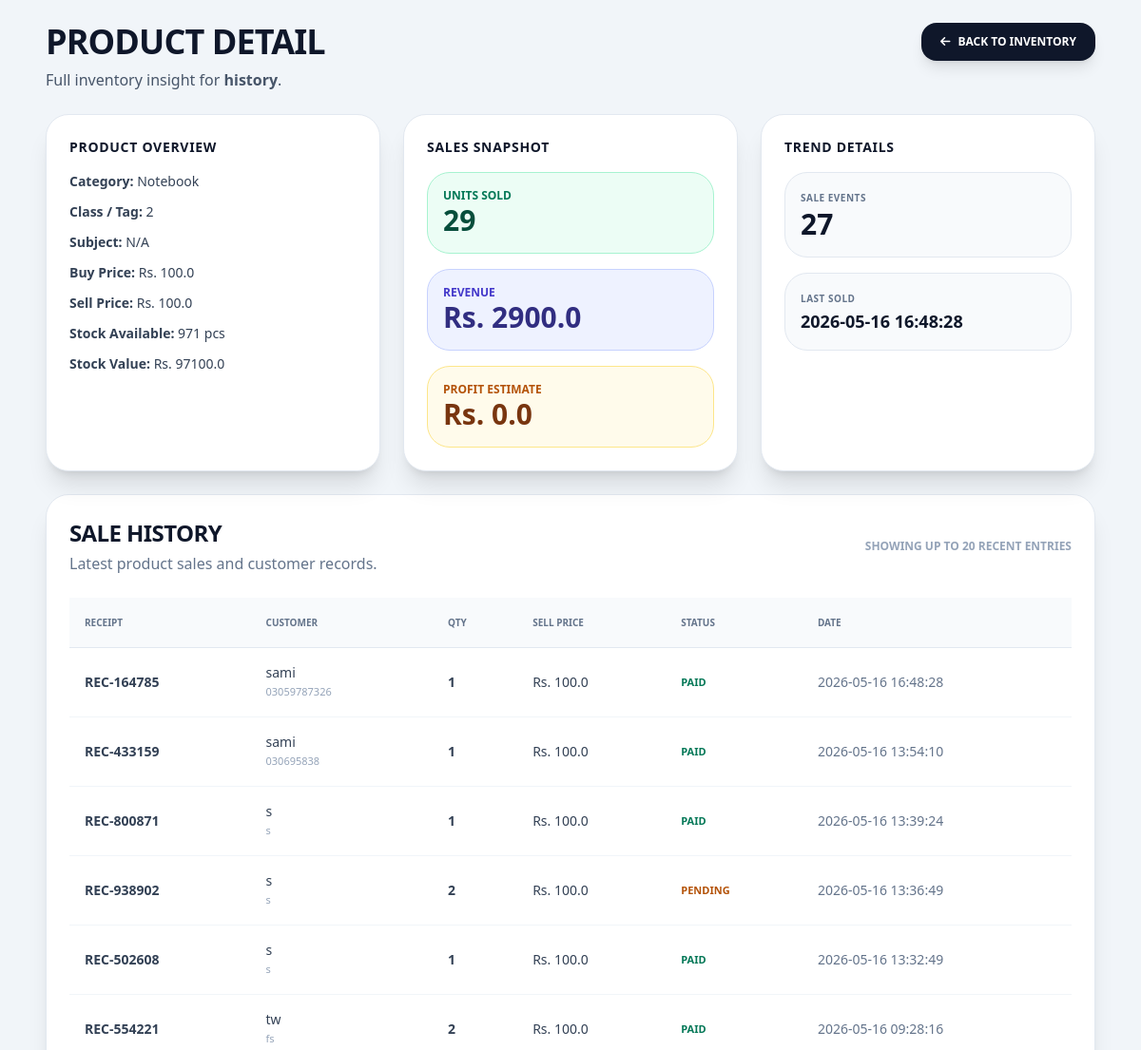
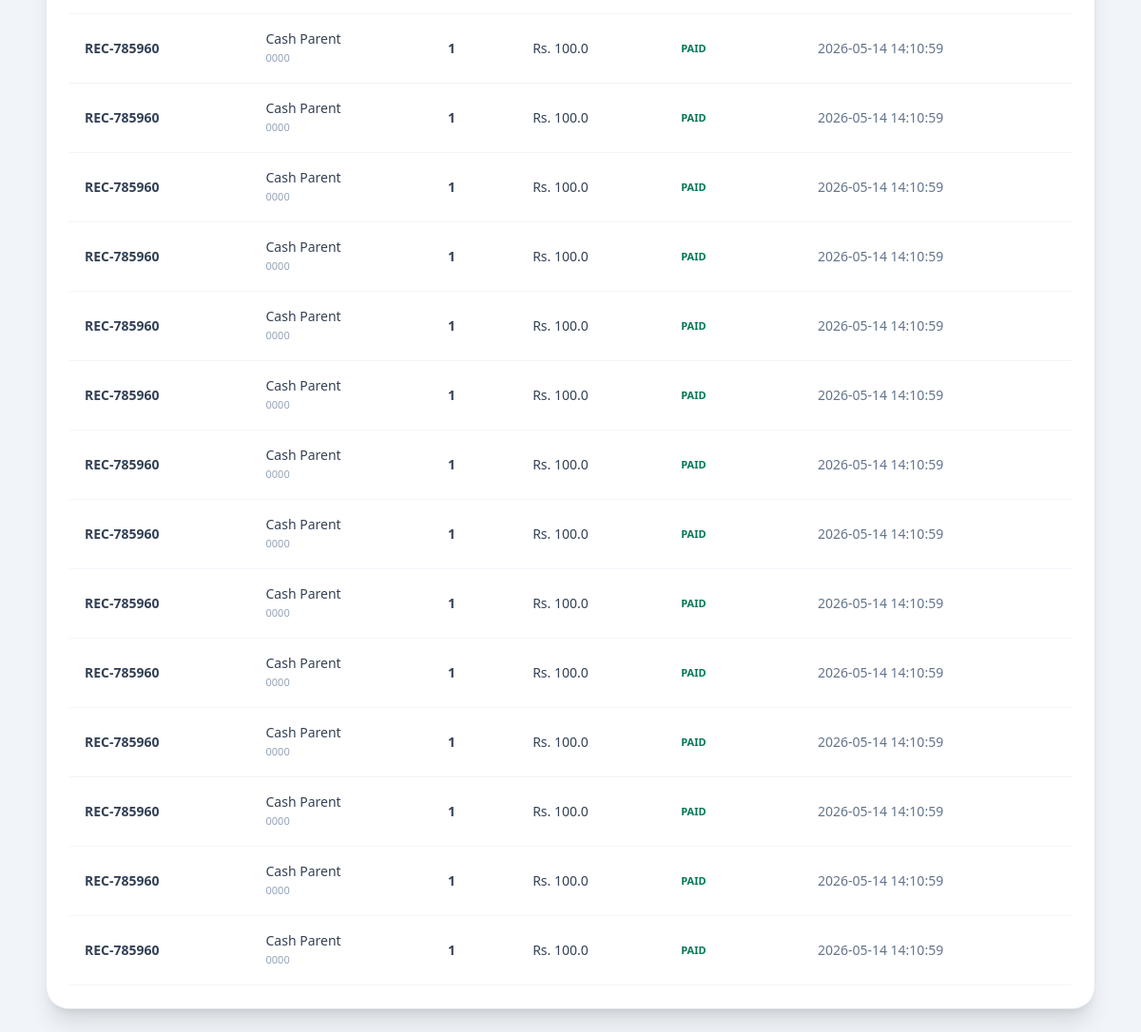
The app's page /product/16 (signed in), older data (2 pictures, top to bottom).
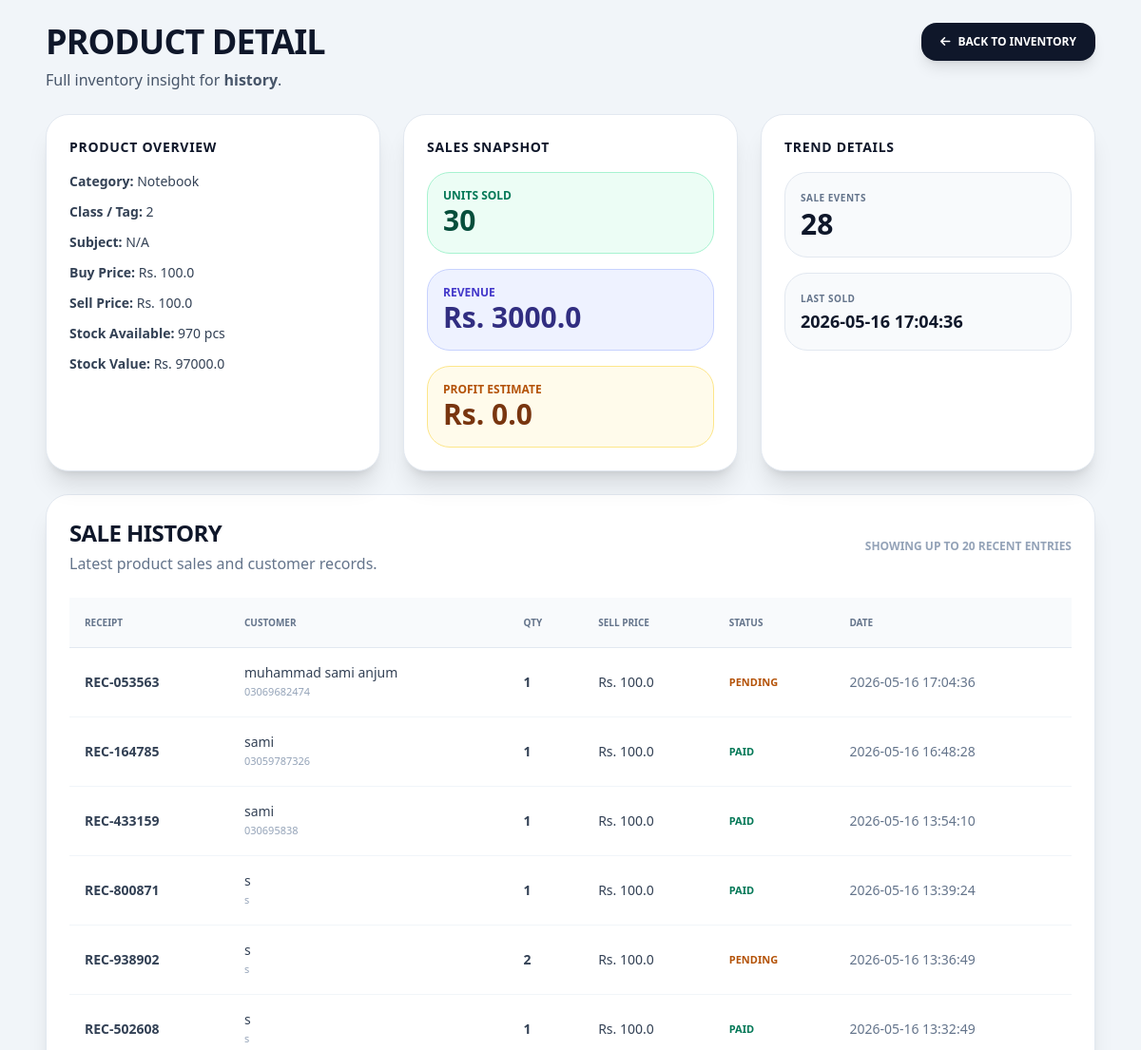
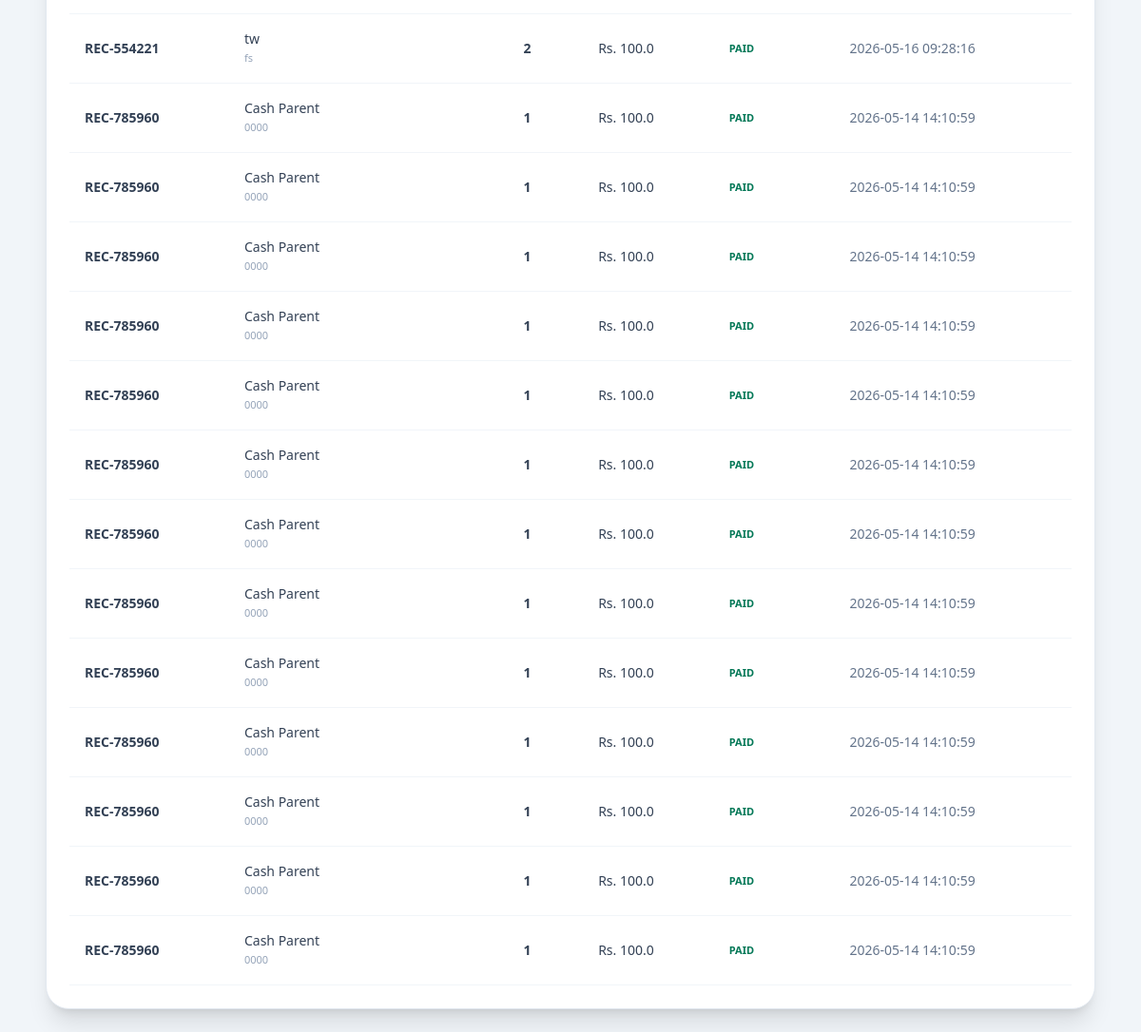
The same page, newer data (2 pictures, top to bottom).
### tables this page shows
CREATE TABLE products (
        id INTEGER PRIMARY KEY AUTOINCREMENT,
        name TEXT NOT NULL,
        category TEXT, -- Book, Notebook, Stationery
        student_class TEXT,
        subject TEXT,
        purchase_price REAL,
        selling_price REAL,
        stock INTEGER
    , tag TEXT, variation TEXT);

CREATE TABLE sale_items (sale_id INTEGER, product_name TEXT, qty INTEGER, price REAL);

CREATE TABLE sales (
        id INTEGER PRIMARY KEY AUTOINCREMENT,
        customer_id INTEGER,
        receipt_number TEXT UNIQUE,
        total_amount REAL,
        profit REAL,
        payment_status TEXT, -- 'Paid' or 'Pending' (Udhaar)
        timestamp DATETIME DEFAULT CURRENT_TIMESTAMP
    , cash_paid REAL DEFAULT 0);

CREATE TABLE customers (id INTEGER PRIMARY KEY AUTOINCREMENT, name TEXT, phone TEXT, student_name TEXT);

### main.py (the view)
@app.get("/product/{product_id}")
async def product_detail(request: Request, product_id: int):
    if not is_logged_in(request): raise HTTPException(status_code=401)
    conn = get_db()
    product = conn.execute("SELECT * FROM products WHERE id = ?", (product_id,)).fetchone()
    if not product:
        conn.close()
        raise HTTPException(status_code=404, detail="Product not found")
    analytics = conn.execute("""
        SELECT
            SUM(si.qty) as total_units,
            SUM(si.qty * si.price) as total_revenue,
            MAX(s.timestamp) as last_sold,
            COUNT(*) as sale_count
        FROM sale_items si
        JOIN sales s ON si.sale_id = s.id
        WHERE si.product_name = ?
    """, (product['name'],)).fetchone()
    sales = conn.execute("""
        SELECT si.qty, si.price, s.receipt_number, s.payment_status, s.timestamp,
               c.name as customer_name, c.phone as customer_phone
        FROM sale_items si
        JOIN sales s ON si.sale_id = s.id
        LEFT JOIN customers c ON s.customer_id = c.id
        WHERE si.product_name = ?
        ORDER BY s.timestamp DESC
        LIMIT 20
    """, (product['name'],)).fetchall()
    conn.close()
    total_units = analytics['total_units'] if analytics['total_units'] else 0
    total_revenue = analytics['total_revenue'] if analytics['total_revenue'] else 0
    sale_count = analytics['sale_count'] if analytics['sale_count'] else 0
    last_sold = analytics['last_sold']
    profit = total_revenue - (total_units * product['purchase_price']) if total_units else 0
    return templates.TemplateResponse(request, "product_detail.html", {
        "product": product,
        "sales": sales,
        "analytics": {
            "total_units": total_units,
            "total_revenue": total_revenue,
            "sale_count": sale_count,
            "last_sold": last_sold,
            "profit": profit
        }
    })

### templates/product_detail.html (shortened to what this page needs)
<!DOCTYPE html>
<html lang="en">
<head>
    <script src="https://cdn.tailwindcss.com"></script>
    <link rel="stylesheet" href="https://cdnjs.cloudflare.com/ajax/libs/font-awesome/6.0.0/css/all.min.css">
</head>
<body class="bg-slate-100 min-h-screen font-sans text-slate-900">
    <div class="max-w-6xl mx-auto p-6">
        <div class="flex flex-col md:flex-row justify-between items-start gap-4 mb-6">
            <div>
                <h1 class="text-4xl font-black uppercase tracking-tight">Product Detail</h1>
                <p class="text-slate-600 mt-2">Full inventory insight for <strong>{{ product.name }}</strong>.</p>
            </div>
            <div class="space-x-2">
                <a href="/" class="inline-flex items-center gap-2 bg-slate-900 text-white px-5 py-3 rounded-2xl font-black uppercase text-xs shadow-lg hover:bg-slate-800 transition"><i class="fas fa-arrow-left"></i> Back to Inventory</a>
            </div>
        </div>
        <div class="grid grid-cols-1 lg:grid-cols-3 gap-6 mb-6">
            <div class="bg-white rounded-3xl shadow-xl p-6 border border-slate-200">
                <h2 class="font-black text-slate-900 uppercase text-sm tracking-wider mb-4">Product Overview</h2>
                <div class="space-y-3 text-sm text-slate-700">
                    <div><span class="font-black">Category:</span> {{ product.category }}</div>
                    <div><span class="font-black">Class / Tag:</span> {{ product.student_class or product.tag or 'N/A' }}</div>
                    <div><span class="font-black">Subject:</span> {{ product.subject or product.variation or 'N/A' }}</div>
                    <div><span class="font-black">Buy Price:</span> Rs. {{ product.purchase_price }}</div>
                    <div><span class="font-black">Sell Price:</span> Rs. {{ product.selling_price }}</div>
                    <div><span class="font-black">Stock Available:</span> {{ product.stock }} pcs</div>
                    <div><span class="font-black">Stock Value:</span> Rs. {{ (product.stock * product.selling_price) | round(2) }}</div>
                </div>
            </div>
            <div class="bg-white rounded-3xl shadow-xl p-6 border border-slate-200">
                <h2 class="font-black text-slate-900 uppercase text-sm tracking-wider mb-4">Sales Snapshot</h2>
                <div class="grid gap-4 text-slate-700">
                    <div class="bg-emerald-50 p-4 rounded-3xl border border-emerald-200">
                        <div class="text-xs uppercase font-black text-emerald-700">Units Sold</div>
                        <div class="text-3xl font-black text-emerald-900">{{ analytics.total_units }}</div>
                    </div>
                    <div class="bg-indigo-50 p-4 rounded-3xl border border-indigo-200">
                        <div class="text-xs uppercase font-black text-indigo-700">Revenue</div>
                        <div class="text-3xl font-black text-indigo-900">Rs. {{ analytics.total_revenue | round(2) }}</div>
                    </div>
                    <div class="bg-amber-50 p-4 rounded-3xl border border-amber-200">
                        <div class="text-xs uppercase font-black text-amber-700">Profit Estimate</div>
                        <div class="text-3xl font-black text-amber-900">Rs. {{ analytics.profit | round(2) }}</div>
                    </div>
                </div>
            </div>
            <div class="bg-white rounded-3xl shadow-xl p-6 border border-slate-200">
                <h2 class="font-black text-slate-900 uppercase text-sm tracking-wider mb-4">Trend Details</h2>
                <div class="space-y-4 text-slate-700 text-sm">
                    <div class="bg-slate-50 p-4 rounded-3xl border border-slate-200">
                        <div class="font-black uppercase text-[10px] tracking-wider text-slate-500">Sale Events</div>
                        <div class="text-3xl font-black text-slate-900">{{ analytics.sale_count }}</div>
                    </div>
                    <div class="bg-slate-50 p-4 rounded-3xl border border-slate-200">
                        <div class="font-black uppercase text-[10px] tracking-wider text-slate-500">Last Sold</div>
                        <div class="text-lg font-black text-slate-900">{{ analytics.last_sold or 'No sales yet' }}</div>
                    </div>
                </div>
            </div>
        </div>
        <div class="bg-white rounded-3xl shadow-xl p-6 border border-slate-200">
            <div class="flex flex-col md:flex-row justify-between items-start md:items-center gap-4 mb-6">
                <div>
                    <h2 class="font-black text-2xl uppercase tracking-tight">Sale History</h2>
                    <p class="text-slate-500 mt-1">Latest product sales and customer records.</p>
                </div>
                <div class="text-xs uppercase font-black text-slate-400">Showing up to 20 recent entries</div>
            </div>
            {% if sales %}
            <div class="overflow-x-auto">
                <table class="min-w-full text-left text-sm text-slate-700">
                    <thead class="bg-slate-50 text-slate-500 uppercase text-[10px] font-black">
                        <tr>
                            <th class="p-4">Receipt</th>
                            <th class="p-4">Customer</th>
                            <th class="p-4">Qty</th>
                            <th class="p-4">Sell Price</th>
                            <th class="p-4">Status</th>
                            <th class="p-4">Date</th>
                        </tr>
                    </thead>
                    <tbody class="border-t border-slate-200">
                        {% for sale in sales %}
                        <tr class="border-b border-slate-100 hover:bg-slate-50">
                            <td class="p-4 font-bold">{{ sale.receipt_number }}</td>
                            <td class="p-4">
                                <div>{{ sale.customer_name or 'Walk-in' }}</div>
                                <div class="text-[11px] text-slate-400">{{ sale.customer_phone or 'N/A' }}</div>
                            </td>
                            <td class="p-4 font-black">{{ sale.qty }}</td>
                            <td class="p-4">Rs. {{ sale.price }}</td>
                            <td class="p-4 uppercase text-[11px] font-black {{ 'text-emerald-700' if sale.payment_status == 'Paid' else 'text-amber-700' }}">{{ sale.payment_status }}</td>
                            <td class="p-4 text-slate-500">{{ sale.timestamp }}</td>
                        </tr>
                        {% endfor %}
                    </tbody>
                </table>
            </div>
            {% else %}
            <div class="py-12 text-center text-slate-500 font-black uppercase">Koi sale history nahi mili is product ke liye.</div>
            {% endif %}
        </div>
    </div>
</body>
</html>

Row changes from the older to the newer data that the page shows:
no longer on this page (row unchanged): sale_items: receipt_number "REC-785960", name "Cash Parent", phone "0000", qty "1", price "100.0", payment_status "PAID", timestamp "2026-05-14 14:10:59"
changed products "history": stock "971" → "970"; (product.stock*product.selling_price)|round(2) "97100.0" → "97000.0"
added sale_items: receipt_number "REC-053563", name "muhammad sami anjum", phone "03069682474", qty "1", price "100.0", payment_status "PENDING", timestamp "2026-05-16 17:04:36"
Text that changed along with them:
{{ analytics.total_units }}: "29" → "30"
{{ analytics.total_revenue | round(2) }}: "2900.0" → "3000.0"
{{ analytics.sale_count }}: "27" → "28"
{{ analytics.last_sold or 'No sales yet' }}: "2026-05-16 16:48:28" → "2026-05-16 17:04:36"
